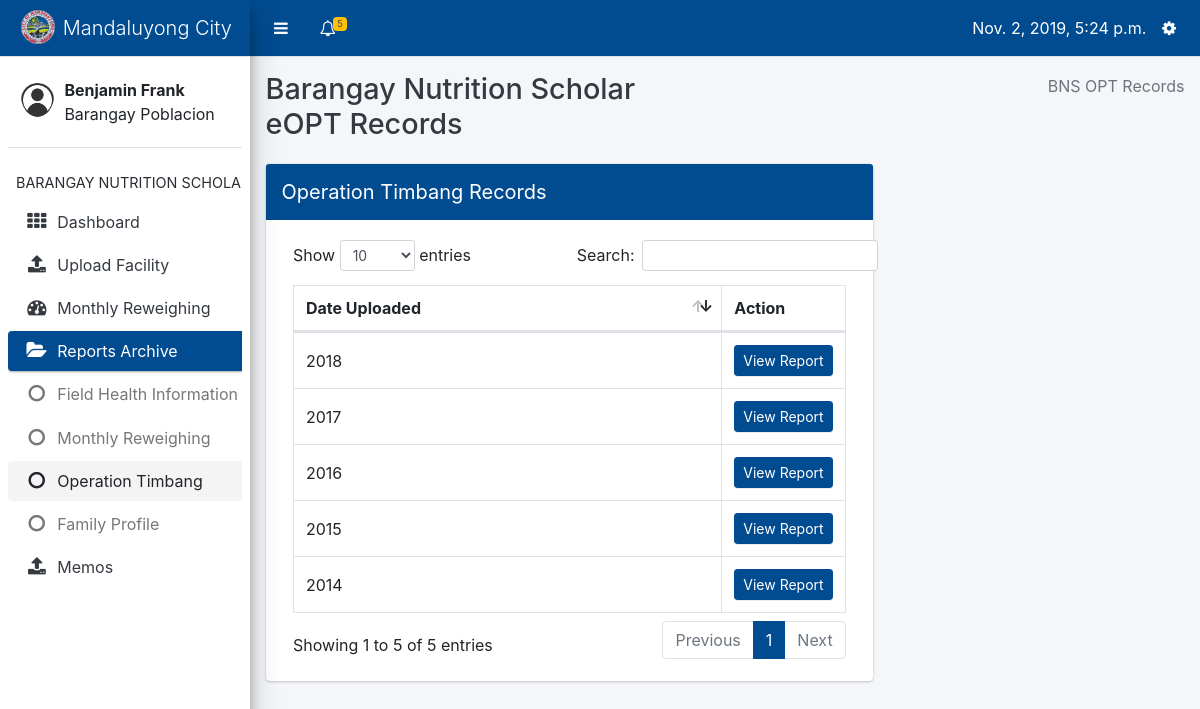
The page /data-input/bns/eOPT/list (signed in) on the database its author committed.
### core/models.py (models this page shows, shortened)
class Profile(models.Model):
    user = models.OneToOneField(User, on_delete=models.CASCADE, related_name='profile')
    barangay = models.ForeignKey(Barangay, on_delete=models.CASCADE, null=True, blank=True)
    USER_TYPES = (
        ('Barangay Nutrition Scholar', 'Barangay Nutrition Scholar'),
        ('Nutritionist', 'Nutritionist'),
        ('Nutrition Program Coordinator', 'Nutrition Program Coordinator')
    )
    user_type = models.CharField(max_length=40, choices=USER_TYPES)

### datainput/models.py (models this page shows, shortened)
class Barangay(models.Model):
    name = models.CharField(max_length=100)
    @property
    def has_reweighed(self):
        patients = Patient.objects.filter(barangay=self)
        if patients.count() == 0:
            return False
        for patient in patients:
            try:
                mr = MonthlyReweighing.objects.get(patient=patient, date__month=datetime.now().month)
            except MonthlyReweighing.DoesNotExist:
                return False
        return True

class OperationTimbang(models.Model):
    date = models.DateTimeField(default=datetime.now)
    barangay = models.ForeignKey(Barangay, on_delete=models.CASCADE)
    uploaded_by = models.ForeignKey('core.Profile', on_delete=models.DO_NOTHING)

### datainput/views.py (the view)
# urls.py: path('bns/eOPT/list', views.show_opt_list, name='show_opt_list'),
@login_required
def show_opt_list(request):
    barangay = Profile.objects.get(user=request.user).barangay
    opt_records = OperationTimbang.objects.filter(barangay=barangay).order_by('-date')
    profile = Profile.objects.get(user=request.user)
    context = {
        'active': 'ot',
        'profile': profile,
        'opt_records': opt_records
    }
    return render(request, 'datainput/show_opt_list.html', context)

### core/context_processors.py (called while the page is built)
def get_user_type(request):
    if request.user.is_anonymous:
        return {
            'user_type': None
        }
    return {
        'user_type': Profile.objects.get(user=request.user).user_type
    }

def get_notifications(request):
    if not request.user.is_anonymous:
        notifications = Notification.objects.filter(profile_to=Profile.objects.get(user=request.user)).order_by('date')
        return {
            'notifications': notifications
        }
    return {
        'notifications': None
    }

def get_unread_notifications(request):
    if not request.user.is_anonymous:
        unread_count = Notification.objects.filter(profile_to=Profile.objects.get(user=request.user), is_read=False)
        return {
            'unread_count': unread_count.count()
        }
    return {
        'unread_count': None
    }

def today(request):
    return {
        'today': datetime.now()
    }

def year_now(request):
    return {
        'year_present': datetime.now().year
    }

def profile(request):
    if request.user.is_anonymous:
        return {
            'profile': None
        }
    return {
        'profile': Profile.objects.get(user=request.user)
    }

### datainput/templates/datainput/show_opt_list.html (shortened to what this page needs)
{% extends 'core/bns-layout.html' %}
{% block content %}
<div class="content-wrapper" style="min-height: 620px; height: auto; margin-top: 57px;">
    <div class="content-header">
        <div class="container-fluid">
            <div class="row mb-2">
                    <div class="col-sm-6">
                        <h1 class="m-0 text-dark">Barangay Nutrition Scholar eOPT Records</h1>
                    </div>
                <div class="col-sm-6">
                    <ol class="breadcrumb float-sm-right">
                        <li class="breadcrumb-item active">BNS OPT Records</li>
                    </ol>
                </div>
            </div>
        </div>
    </div>
    <section class="content">
        <div class="container-fluid">
            <div class="row">
                <div class="col-8">
                    <div class="card card-primary">
                        <div class="card-header p-0">
                            <h3 class="card-title p-3">Operation Timbang Records</h3>
                        </div>
                        <div class="card-body">
    <table id="family_list" class="table table-bordered table-hover dataTable">
                                <thead>
                                    <tr>
                                        <th>Date Uploaded</th>
                                        <th style="width: 16%;">Action</th>
                                    </tr>
                                </thead>
                                <tbody>
        {% for opt in opt_records %}
            <tr>
                <td style="vertical-align: middle;">
                    {{ opt.date.year }}
                </td>
                <td>
                    <a href="{% url 'datainput:display_opt' opt.id %}" class="btn btn-primary btn-sm col-12">View Report</a>
                </td>
            </tr>
       {% endfor %}
    </table>
                        </div>
                    </div>
                </div>
            </div>
        </div>
    </section>
</div>
{% endblock %}

### core/templates/core/bns-layout.html (shortened to what this page needs)
{% load static %}
<html>
    <head>
        <link rel="stylesheet" type="text/css" href="{% static 'core/plugins/bootstrap/css/bootstrap.css' %}">
        <link rel="stylesheet" type="text/css" href="{% static 'core/plugins/css/adminlte.css' %}">
        <link rel="stylesheet" type="text/css" href="{% static 'core/plugins/datatables/dataTables.bootstrap4.css' %}">
        <link rel="stylesheet" type="text/css" href="{% static 'core/plugins/font-awesome/css/font-awesome.css' %}">
    </head>
    <body class="sidebar-mini">
        <div class="wrapper">
            <nav class="main-header navbar navbar-expand border-bottom navbar-light bg-primary" style="position: fixed; right: 0; left: 0;">
                <ul class="navbar-nav">
                    <li class="nav-item">
                        <a class="nav-link" data-widget="pushmenu" href="#" style="padding-top: 12px;"><i class="fa fa-bars"></i></a>
                    </li>
                    <li class="nav-item dropdown">
                        <a class="nav-link" data-toggle="dropdown" href="#" aria-expanded="false" style="padding-top: 12px;">
                            <i class="fa fa-bell-o"></i>
                            {% if unread_count > 0 %}
                                <span class="badge badge-warning navbar-badge">
                                {{ unread_count }}</span>
                            {% endif %}
                        </a>
                    </li>
                </ul>
                <ul class="navbar-nav ml-auto">
                    <li class="nav-item mt-2">
                        {{ today }}
                    </li>
                    <li class="nav-item dropdown">
                        <a class="nav-link" data-toggle="dropdown" href="#" aria-expanded="true" style="padding-top: 12px;">
                            <i class="fa fa-cog"></i>
                        </a>
                    </li>
                </ul>
            </nav>
            <aside class="main-sidebar elevation-4 sidebar-light-primary" style="min-height: 620px;">
                <div class="brand-link bg-primary">
                    <img src="{% static 'core/images/com.png' %}" class="brand-image img-circle" style="opacity: .8">
                    <span class="brand-text font-weight-light">Mandaluyong City</span>
                </div>
                <div class="sidebar">
                    <div class="user-panel mt-3 pb-3 mb-3 d-flex">
                        <div class="image">
                            <img src="{% static 'core/images/usr.png' %}" class="img-circle" alt="User Image" style="padding-top: 10px">
                        </div>
                        <div class="info">
                            <div class="d-block"><b>{{ profile.user.first_name }} {{ profile.user.last_name }}</b><br>{{ profile.barangay.name }}</div>
                        </div>
                    </div>
                    <nav class="mt-2">
                        <ul class="nav nav-pills nav-sidebar flex-column" data-widget="treeview" role="menu" data-accordion="false">
                            <li class="nav-header">BARANGAY NUTRITION SCHOLAR</li>
                            <li class="nav-item">
                                <a class="nav-link" href="{% url 'core:bns_dashboard' %}">
                                    <i class="nav-icon fa fa-th"></i>
                                    <p>Dashboard</p>
                                </a>
                            </li>
                            <li class="nav-item">
                                <a href="{% url 'core:bns-index' %}" class="nav-link {% if active == 'uf' %}active{% endif %}">
                                    <i class="nav-icon fa fa-upload"></i>
                                    <p>Upload Facility</p>
                                </a>
                            </li>
                            <li class="nav-item">
                                <a href="{% url 'datainput:latest_monthly_reweighing_index' %}" class="nav-link {% if active == 'mw' %}active{% endif %}">
                                    <i class="nav-icon fa fa-dashboard"></i>
                                    <p>Monthly Reweighing</p>
                                </a>
                            </li>
                            <li class="nav-item has-treeview {% if active == 'fh' or active == 'mr' or active == 'ot' or active == 'fp' %}menu-open{% endif %}">
                            <a href="#" class="nav-link {% if active == 'fh' or active == 'mr' or active == 'ot' or active == 'fp' %}active{% endif %}">
                              <i class="nav-icon fa fa-folder-open"></i>
                              <p>
                                Reports Archive
                              </p>
                            </a>
                            <ul class="nav nav-treeview">
                              <li class="nav-item">
                                <a  href="{% url 'datainput:show_fhsis_list' %}" class="nav-link {% if active == 'fh' %}active{% endif %}">
                                  <i class="fa fa-circle-o nav-icon"></i>
                                  <p>Field Health Information System</p>
                                </a>
                              </li>
                              <li class="nav-item">
                                <a href="{% url 'datainput:monthly_reweighing_list' %}" class="nav-link {% if active == 'mr' %}active{% endif %}">
                                  <i class="fa fa-circle-o nav-icon"></i>
                                  <p>Monthly Reweighing</p>
                                </a>
                              </li>
                              <li class="nav-item">
                                <a href="{% url 'datainput:show_opt_list' %}" class="test nav-link {% if active == 'ot' %}active{% endif %}">
                                  <i class="fa fa-circle-o nav-icon"></i>
                                  <p>Operation Timbang</p>
                                </a>
                              </li>
                                <li class="nav-item">
                                <a href="{% url 'datainput:family_profiles' %}" class="test nav-link {% if active == 'fp' %}active{% endif %}">
                                  <i class="fa fa-circle-o nav-icon"></i>
                                  <p>Family Profile</p>
                                </a>
                              </li>
                            </ul>
                            </li>
                            <li class="nav-item">
                                <a href="{% url 'core:memos' %}" class="nav-link {% if active == 'mm' %}active{% endif %}">
                                    <i class="nav-icon fa fa-upload"></i>
                                    <p>Memos</p>
                                </a>
                            </li>
                        </ul>
                    </nav>
                </div>
            </aside>
            {% block content %}
            {% endblock %}
        </div>
    </body>
</html>

### rows shown on the page
Profile: user.first_name "Benjamin", user.last_name "Frank", barangay.name "Barangay Poblacion"
OperationTimbang: date.year "2018"
OperationTimbang: date.year "2017"
OperationTimbang: date.year "2016"
OperationTimbang: date.year "2015"
OperationTimbang: date.year "2014"

### other values the page prints
{{ unread_count }} "5"
